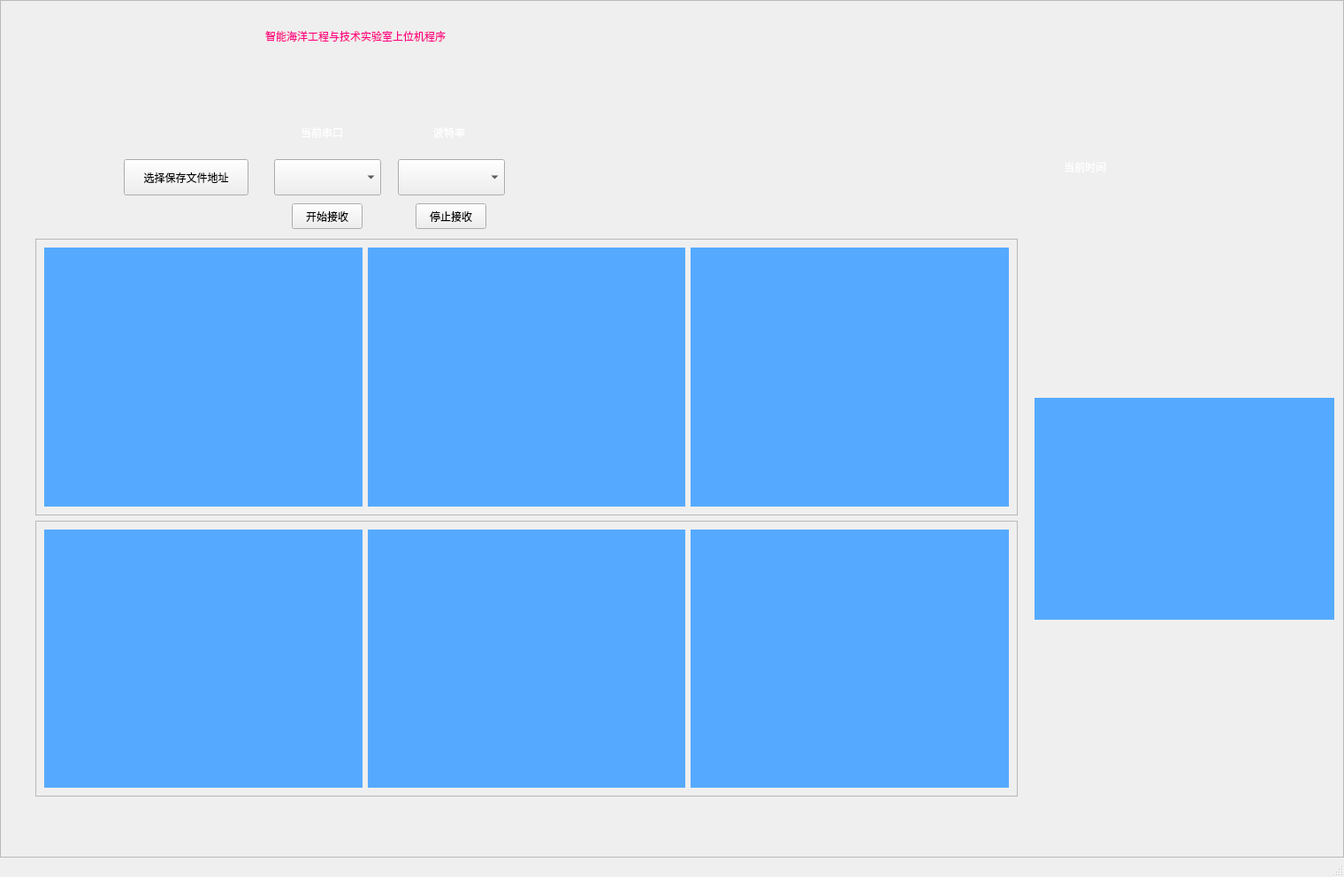
<?xml version="1.0" encoding="UTF-8"?>
<ui version="4.0">
 <class>MainWindow</class>
 <widget class="QMainWindow" name="MainWindow">
  <property name="geometry">
   <rect>
    <x>0</x>
    <y>0</y>
    <width>1520</width>
    <height>992</height>
   </rect>
  </property>
  <property name="windowTitle">
   <string>MainWindow</string>
  </property>
  <property name="styleSheet">
   <string notr="true"/>
  </property>
  <widget class="QWidget" name="centralwidget">
   <layout class="QHBoxLayout" name="horizontalLayout_6">
    <property name="leftMargin">
     <number>0</number>
    </property>
    <property name="topMargin">
     <number>0</number>
    </property>
    <property name="rightMargin">
     <number>0</number>
    </property>
    <property name="bottomMargin">
     <number>0</number>
    </property>
    <item>
     <widget class="QFrame" name="frame_4">
      <property name="styleSheet">
       <string notr="true">#frame_4{
border-image:url(:/new/png/res/12.png);
}
</string>
      </property>
      <property name="frameShape">
       <enum>QFrame::StyledPanel</enum>
      </property>
      <property name="frameShadow">
       <enum>QFrame::Raised</enum>
      </property>
      <widget class="QLabel" name="label_14">
       <property name="geometry">
        <rect>
         <x>300</x>
         <y>10</y>
         <width>601</width>
         <height>61</height>
        </rect>
       </property>
       <property name="styleSheet">
        <string notr="true">font: 20pt &quot;黑体&quot;;
color: rgb(255, 0, 127);</string>
       </property>
       <property name="text">
        <string>智能海洋工程与技术实验室上位机程序</string>
       </property>
      </widget>
      <widget class="QLabel" name="label_zjupic">
       <property name="geometry">
        <rect>
         <x>900</x>
         <y>10</y>
         <width>210</width>
         <height>70</height>
        </rect>
       </property>
       <property name="text">
        <string/>
       </property>
       <property name="pixmap">
        <pixmap>:/new/png/res/13.png</pixmap>
       </property>
      </widget>
      <widget class="QPushButton" name="pushButton">
       <property name="geometry">
        <rect>
         <x>140</x>
         <y>180</y>
         <width>141</width>
         <height>41</height>
        </rect>
       </property>
       <property name="styleSheet">
        <string notr="true"/>
       </property>
       <property name="text">
        <string>选择保存文件地址</string>
       </property>
      </widget>
      <widget class="QWidget" name="widget_6" native="true">
       <property name="geometry">
        <rect>
         <x>1190</x>
         <y>170</y>
         <width>211</width>
         <height>81</height>
        </rect>
       </property>
       <layout class="QVBoxLayout" name="verticalLayout_3">
        <item>
         <widget class="QLabel" name="label_12">
          <property name="styleSheet">
           <string notr="true">color: rgb(255, 255, 255);</string>
          </property>
          <property name="text">
           <string>    当前时间</string>
          </property>
         </widget>
        </item>
        <item>
         <widget class="QLabel" name="label_time">
          <property name="styleSheet">
           <string notr="true">color: rgb(255, 255, 255);</string>
          </property>
          <property name="text">
           <string/>
          </property>
         </widget>
        </item>
       </layout>
      </widget>
      <widget class="QLabel" name="label">
       <property name="geometry">
        <rect>
         <x>40</x>
         <y>250</y>
         <width>141</width>
         <height>20</height>
        </rect>
       </property>
       <property name="styleSheet">
        <string notr="true">color: rgb(255, 255, 255);</string>
       </property>
       <property name="text">
        <string/>
       </property>
      </widget>
      <widget class="QComboBox" name="portCombox">
       <property name="geometry">
        <rect>
         <x>310</x>
         <y>180</y>
         <width>121</width>
         <height>41</height>
        </rect>
       </property>
      </widget>
      <widget class="QLabel" name="label_portComBOX">
       <property name="geometry">
        <rect>
         <x>340</x>
         <y>140</y>
         <width>69</width>
         <height>20</height>
        </rect>
       </property>
       <property name="styleSheet">
        <string notr="true">color: rgb(255, 255, 255);</string>
       </property>
       <property name="text">
        <string>当前串口</string>
       </property>
      </widget>
      <widget class="QPushButton" name="start_recieve_btn">
       <property name="geometry">
        <rect>
         <x>330</x>
         <y>230</y>
         <width>80</width>
         <height>29</height>
        </rect>
       </property>
       <property name="text">
        <string>开始接收</string>
       </property>
      </widget>
      <widget class="QLabel" name="baud_label">
       <property name="geometry">
        <rect>
         <x>490</x>
         <y>140</y>
         <width>51</width>
         <height>20</height>
        </rect>
       </property>
       <property name="styleSheet">
        <string notr="true">color: rgb(255, 255, 255);</string>
       </property>
       <property name="text">
        <string>波特率</string>
       </property>
      </widget>
      <widget class="QComboBox" name="baud_rate_select">
       <property name="geometry">
        <rect>
         <x>450</x>
         <y>180</y>
         <width>121</width>
         <height>41</height>
        </rect>
       </property>
      </widget>
      <widget class="QPushButton" name="stop_recieve_btn">
       <property name="geometry">
        <rect>
         <x>470</x>
         <y>230</y>
         <width>80</width>
         <height>29</height>
        </rect>
       </property>
       <property name="text">
        <string>停止接收</string>
       </property>
      </widget>
      <widget class="Curve_chart" name="curve_chart7" native="true">
       <property name="geometry">
        <rect>
         <x>1170</x>
         <y>450</y>
         <width>339</width>
         <height>251</height>
        </rect>
       </property>
       <property name="styleSheet">
        <string notr="true">background-color: rgb(85, 170, 255);</string>
       </property>
      </widget>
      <widget class="QWidget" name="verticalLayoutWidget">
       <property name="geometry">
        <rect>
         <x>40</x>
         <y>270</y>
         <width>1111</width>
         <height>631</height>
        </rect>
       </property>
       <layout class="QVBoxLayout" name="verticalLayout">
        <item>
         <widget class="QFrame" name="frame_2">
          <property name="frameShape">
           <enum>QFrame::StyledPanel</enum>
          </property>
          <property name="frameShadow">
           <enum>QFrame::Raised</enum>
          </property>
          <layout class="QHBoxLayout" name="horizontalLayout_4">
           <item>
            <widget class="Curve_chart" name="curve_chart1" native="true">
             <property name="styleSheet">
              <string notr="true">background-color: rgb(85, 170, 255);</string>
             </property>
            </widget>
           </item>
           <item>
            <widget class="Curve_chart" name="curve_chart2" native="true">
             <property name="styleSheet">
              <string notr="true">background-color: rgb(85, 170, 255);</string>
             </property>
            </widget>
           </item>
           <item>
            <widget class="Curve_chart" name="curve_chart3" native="true">
             <property name="styleSheet">
              <string notr="true">background-color: rgb(85, 170, 255);</string>
             </property>
            </widget>
           </item>
          </layout>
         </widget>
        </item>
        <item>
         <widget class="QFrame" name="frame_3">
          <property name="frameShape">
           <enum>QFrame::StyledPanel</enum>
          </property>
          <property name="frameShadow">
           <enum>QFrame::Raised</enum>
          </property>
          <layout class="QHBoxLayout" name="horizontalLayout_5">
           <item>
            <widget class="Curve_chart" name="curve_chart4" native="true">
             <property name="styleSheet">
              <string notr="true">background-color: rgb(85, 170, 255);</string>
             </property>
            </widget>
           </item>
           <item>
            <widget class="Curve_chart" name="curve_chart5" native="true">
             <property name="styleSheet">
              <string notr="true">background-color: rgb(85, 170, 255);</string>
             </property>
            </widget>
           </item>
           <item>
            <widget class="Curve_chart" name="curve_chart6" native="true">
             <property name="styleSheet">
              <string notr="true">background-color: rgb(85, 170, 255);</string>
             </property>
            </widget>
           </item>
          </layout>
         </widget>
        </item>
       </layout>
      </widget>
     </widget>
    </item>
   </layout>
  </widget>
  <widget class="QMenuBar" name="menubar">
   <property name="geometry">
    <rect>
     <x>0</x>
     <y>0</y>
     <width>1520</width>
     <height>22</height>
    </rect>
   </property>
  </widget>
  <widget class="QStatusBar" name="statusbar"/>
 </widget>
 <customwidgets>
  <customwidget>
   <class>Curve_chart</class>
   <extends>QWidget</extends>
   <header location="global">curve_chart.h</header>
   <container>1</container>
  </customwidget>
 </customwidgets>
 <resources/>
 <connections/>
</ui>
